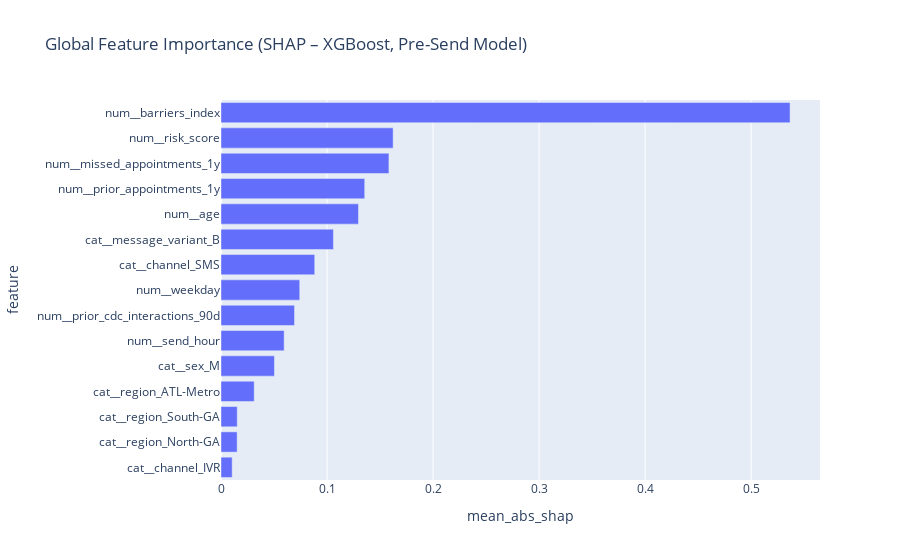

Source (notebook cell):
### Code cell
# Mean absolute SHAP per feature
mean_abs_shap = np.abs(shap_values).mean(axis=0)

shap_importance_df = (
    pd.DataFrame({
        "feature": feature_names,
        "mean_abs_shap": mean_abs_shap
    })
    .sort_values("mean_abs_shap", ascending=False)
    .head(20)
)

fig = px.bar(
    shap_importance_df,
    x="mean_abs_shap",
    y="feature",
    orientation="h",
    title="Global Feature Importance (SHAP – XGBoost, Pre-Send Model)"
)
fig.update_layout(yaxis=dict(autorange="reversed"))
fig.show()

### Figure 1 — Plotly figure (JSON) as saved in the notebook; plotly's stock layout.template omitted (floating-point values rounded to 4 significant figures)
{"data": [{"hovertemplate": "mean_abs_shap=%{x}<br>feature=%{y}<extra></extra>", "legendgroup": "", "marker": {"color": "#636efa", "pattern": {"shape": ""}}, "name": "", "orientation": "h", "showlegend": false, "textposition": "auto", "type": "bar", "x": [0.5367, 0.1623, 0.1584, 0.1355, 0.1296, 0.106, 0.0884, 0.07425, 0.06935, 0.05956, 0.05039, 0.03132, 0.01531, 0.01522, 0.01054], "xaxis": "x", "y": ["num__barriers_index", "num__risk_score", "num__missed_appointments_1y", "num__prior_appointments_1y", "num__age", "cat__message_variant_B", "cat__channel_SMS", "num__weekday", "num__prior_cdc_interactions_90d", "num__send_hour", "cat__sex_M", "cat__region_ATL-Metro", "cat__region_South-GA", "cat__region_North-GA", "cat__channel_IVR"], "yaxis": "y"}], "layout": {"barmode": "relative", "legend": {"tracegroupgap": 0}, "title": {"text": "Global Feature Importance (SHAP – XGBoost, Pre-Send Model)"}, "xaxis": {"anchor": "y", "domain": [0, 1], "title": {"text": "mean_abs_shap"}}, "yaxis": {"anchor": "x", "autorange": "reversed", "domain": [0, 1], "title": {"text": "feature"}}}}
